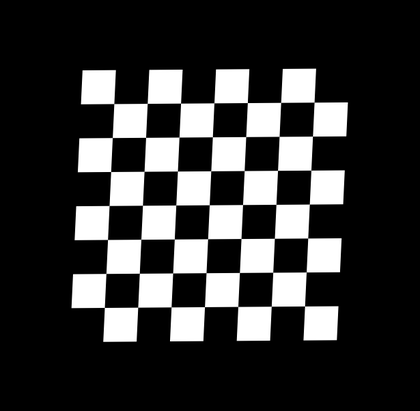
%> input picture img/1.png, 420 x 411 px, shrunk from 615 x 602 before the run
$ octave task_2.m   (GNU Octave 9; MATLAB toolbox functions it lacks are replaced by stand-ins)
%> lines starting %> are read from the running program, lines starting %| are printed output that depends on the picture; in (x1, y1, x2, y2) boxes, pixels count from 0 and x2, y2 are one past the last pixel; in counts of white or black regions, pixels touching at a corner belong together; the program's own positions count from 1
### chess_boundaries/get_left_line_koeffs.m
function[line_koeffs] = get_left_line_koeffs(img)

[m,n] = size(img);

xPoint = 0;
yPoint = 0;

%Наклон линии слева
for j = 1:n
    idxs = find(img(:, j) > 0);
    if(isempty(idxs))
        continue;
    end
    xPoint = idxs(1);
    yPoint = j;
    break;
end

if(xPoint < m/2)
    xDirection = 1;
else
    xDirection = -1;
end

edge_points_x = [];
edge_points_y = [];

num_white_squares = 4;
num_processed_squares = 0;

while(xPoint > 1 && xPoint < m && yPoint > 1 && yPoint < n )
    edge_points_x = [edge_points_x xPoint];
    edge_points_y = [edge_points_y yPoint];

    xPoint = xPoint + xDirection;

    if(img(xPoint, yPoint) > 0)

    elseif(img(xPoint, yPoint + 1) > 0)
        yPoint = yPoint + 1;
    else
        num_processed_squares  = num_processed_squares + 1;
        if(num_processed_squares == num_white_squares)
            break;
        end
        if(xDirection == 1)
            sampling = xPoint:m;
        else
            sampling = 1:xPoint;
        end

        while(true)
            yPoint = yPoint + 1;
            if(yPoint > n)
                break;
            end
            idxs = find(img(sampling, yPoint) > 0);
            if(isempty(idxs))
                continue;
            end
            if(xDirection == 1)
                xPoint = sampling(min(idxs));
            else
                xPoint = sampling(max(idxs));
            end
            break;
        end
    end
end

x_full = [edge_points_x; ones(1, length(edge_points_x))];
line_koeffs = inv(x_full * x_full') * x_full * edge_points_y';

### chess_boundaries/get_right_line_koeffs.m
function[line_koeffs] = get_right_line_koeffs(img)

[m,n] = size(img);

xPoint = 0;
yPoint = 0;

%Наклон линии справа
for j = n:-1:1
    idxs = find(img(:, j) > 0);
    if(isempty(idxs))
        continue;
    end
    xPoint = idxs(1);
    yPoint = j;
    break;
end

if(xPoint < m/2)
    xDirection = 1;
else
    xDirection = -1;
end

edge_points_x = [];
edge_points_y = [];

num_white_squares = 4;
num_processed_squares = 0;

while(xPoint > 1 && xPoint < m && yPoint > 1 && yPoint < n )
    edge_points_x = [edge_points_x xPoint];
    edge_points_y = [edge_points_y yPoint];

    xPoint = xPoint + xDirection;

    if(img(xPoint, yPoint) > 0)

    elseif(img(xPoint, yPoint - 1) > 0)
        yPoint = yPoint - 1;
    else
        num_processed_squares  = num_processed_squares + 1;
        if(num_processed_squares == num_white_squares)
            break;
        end
        if(xDirection == 1)
            sampling = xPoint:m;
        else
            sampling = 1:xPoint;
        end

        while(true)
            yPoint = yPoint - 1;
            if(yPoint < 1)
                break;
            end
            idxs = find(img(sampling, yPoint) > 0);
            if(isempty(idxs))
                continue;
            end
            if(xDirection == 1)
                xPoint = sampling(min(idxs));
            else
                xPoint = sampling(max(idxs));
            end
            break;
        end
    end
end

x_full = [edge_points_x; ones(1, length(edge_points_x))];
line_koeffs = inv(x_full * x_full') * x_full * edge_points_y';

### chess_boundaries/get_up_line_koeffs.m
function[line_koeffs] = get_up_line_koeffs(img)

[m,n] = size(img);

xPoint = 0;
yPoint = 0;

%Наклон линии слева
for i = 1:m
    idxs = find(img(i, :) > 0);
    if(isempty(idxs))
        continue;
    end
    xPoint = i;
    yPoint = idxs(1);
    break;
end

if(yPoint < n/2)
    yDirection = 1;
else
    yDirection = -1;
end

edge_points_x = [];
edge_points_y = [];

num_white_squares = 4;
num_processed_squares = 0;

while(yPoint > 1 && yPoint < n && xPoint > 1 && xPoint < m)
    edge_points_x = [edge_points_x xPoint];
    edge_points_y = [edge_points_y yPoint];

    yPoint = yPoint + yDirection;

    if(img(xPoint, yPoint) > 0)

    elseif(img(xPoint + 1, yPoint) > 0)
        xPoint = xPoint + 1;
    else
        num_processed_squares  = num_processed_squares + 1;
        if(num_processed_squares == num_white_squares)
            break;
        end
        if(yDirection == 1)
            sampling = yPoint:n;
        else
            sampling = 1:yPoint;
        end

        while(true)
            xPoint = xPoint + 1;
            if(xPoint > m)
                break;
            end
            idxs = find(img(xPoint, sampling) > 0);
            if(isempty(idxs))
                continue;
            end
            if(yDirection == 1)
                yPoint = sampling(min(idxs));
            else
                yPoint = sampling(max(idxs));
            end
            break;
        end
    end
end

x_full = [edge_points_x; ones(1, length(edge_points_x))];
line_koeffs = inv(x_full * x_full') * x_full * edge_points_y';

### chess_boundaries/get_down_line_koeffs.m
function[line_koeffs] = get_down_line_koeffs(img)

[m,n] = size(img);

xPoint = 0;
yPoint = 0;

%Наклон линии слева
for i = m:-1:1
    idxs = find(img(i, :) > 0);
    if(isempty(idxs))
        continue;
    end
    xPoint = i;
    yPoint = idxs(1);
    break;
end

if(yPoint < n/2)
    yDirection = 1;
else
    yDirection = -1;
end

edge_points_x = [];
edge_points_y = [];

num_white_squares = 4;
num_processed_squares = 0;

while(yPoint > 1 && yPoint < n && xPoint > 1 && xPoint < m)
    edge_points_x = [edge_points_x xPoint];
    edge_points_y = [edge_points_y yPoint];

    yPoint = yPoint + yDirection;

    if(img(xPoint, yPoint) > 0)

    elseif(img(xPoint - 1, yPoint) > 0)
        xPoint = xPoint - 1;
    else
        num_processed_squares  = num_processed_squares + 1;
        if(num_processed_squares == num_white_squares)
            break;
        end
        if(yDirection == 1)
            sampling = yPoint:n;
        else
            sampling = 1:yPoint;
        end

        while(true)
            xPoint = xPoint - 1;
            if(xPoint < 1)
                break;
            end
            idxs = find(img(xPoint, sampling) > 0);
            if(isempty(idxs))
                continue;
            end
            if(yDirection == 1)
                yPoint = sampling(min(idxs));
            else
                yPoint = sampling(max(idxs));
            end
            break;
        end
    end
end

x_full = [edge_points_x; ones(1, length(edge_points_x))];
line_koeffs = inv(x_full * x_full') * x_full * edge_points_y';

### chess_boundaries/find_line_intersection.m
function[point] = find_line_intersection(line1, line2)
    a1 = line1(1);
    b1 = line1(2);

    a2 = line2(1);
    b2 = line2(2);

    point = zeros(1, 2);
    point(1) = (b2 - b1) / (a1 - a2);
    point(2) = point(1) * a1 + b1;

    point(1) = floor(point(1) + 0.5);
    point(2) = floor(point(2) + 0.5);
end

### chess_boundaries/task_2.m
img = imread('1.png');
%> img is the input picture: size 411x420 uint8; min 0, max 255, mean 53.6

%Вычисляем коэффициенты прямой через левый, правый, нижний и верхний край
left_line_koeffs = get_left_line_koeffs(img);
%> the loop in get_left_line_koeffs, `while(xPoint > 1 && xPoint < m && yPoint > 1 && yPoint < n )` made 21 passes
%> after the loop in get_left_line_koeffs, `while(xPoint > 1 && xPoint < m && yPoint > 1 && yPoint < n )`: edge_points_x = 21 values, max 292 at index 1, min 243 at index 21, mean 280.6; edge_points_y = 21 values from 70 to 76; idxs = 49 values from 161 to 243; sampling = 271 values from 1 to 271; yPoint = 76
%> in get_left_line_koeffs, `line_koeffs = inv(x_full * x_full') * x_full * edge_points_y';`: line_koeffs = [-0.122; 105.9]
%> left_line_koeffs = [-0.122; 105.9]
right_line_koeffs = get_right_line_koeffs(img);
%> the loop in get_right_line_koeffs, `while(xPoint > 1 && xPoint < m && yPoint > 1 && yPoint < n )` made 43 passes
%> after the loop in get_right_line_koeffs, `while(xPoint > 1 && xPoint < m && yPoint > 1 && yPoint < n )`: edge_points_x = 43 values from 103 to 205; edge_points_y = 43 values, max 351 at index 1, min 346 at index 32, mean 348.7; idxs = [55; 56; 57; 58; 59; 60; 61; 62; 63; 64; 65; 66]; sampling = 272 values from 140 to 411; yPoint = 346
%> in get_right_line_koeffs, `line_koeffs = inv(x_full * x_full') * x_full * edge_points_y';`: line_koeffs = [-0.0484; 355.6]
%> right_line_koeffs = [-0.0484; 355.6]
up_line_koeffs = get_up_line_koeffs(img);
%> the loop in get_up_line_koeffs, `while(yPoint > 1 && yPoint < n && xPoint > 1 && xPoint < m)` made 28 passes
%> (edge_points_x, edge_points_y) on passes 2 to 8: ([67 68], [237 221]), ([67 68 68], [237 221 220]), ([67 68 68 68], [237 221 220 219]), ([67 68 68 68 68], [237 221 220 219 218]), ([67 68 68 68 68 68], [237 221 220 219 218 217]), ([67 68 68 68 68 68 69], [237 221 220 219 218 217 103]), ([67 68 68 68 68 68 69 69], [237 221 220 219 218 217 103 102])
%> after the loop in get_up_line_koeffs, `while(yPoint > 1 && yPoint < n && xPoint > 1 && xPoint < m)`: edge_points_x = 28 values from 67 to 71; edge_points_y = 28 values, max 237 at index 1, min 81 at index 28, mean 120.2; idxs = 81; sampling = 82 values from 1 to 82; xPoint = 71
%> in get_up_line_koeffs, `line_koeffs = inv(x_full * x_full') * x_full * edge_points_y';`: line_koeffs = [-66.57; 4701.4]
%> up_line_koeffs = [-66.57; 4701.4]
down_line_koeffs = get_down_line_koeffs(img);
%> the loop in get_down_line_koeffs, `while(yPoint > 1 && yPoint < n && xPoint > 1 && xPoint < m)` made 36 passes
%> after the loop in get_down_line_koeffs, `while(yPoint > 1 && yPoint < n && xPoint > 1 && xPoint < m)`: edge_points_x = 36 values, max 345 at index 1, min 341 at index 36, mean 343.9; edge_points_y = 36 values from 105 to 273; idxs = 37 values from 2 to 67; sampling = 149 values from 272 to 420; xPoint = 341
%> in get_down_line_koeffs, `line_koeffs = inv(x_full * x_full') * x_full * edge_points_y';`: line_koeffs = [-65.74; 22797.3]
%> down_line_koeffs = [-65.74; 22797.3]

% находим точки параллелограмма как пересечение прямых
left_bottom_point = find_line_intersection(left_line_koeffs, down_line_koeffs);
%> in find_line_intersection, `a1 = line1(1);`: a1 = -0.122
%> in find_line_intersection, `b1 = line1(2);`: b1 = 105.9
%> in find_line_intersection, `a2 = line2(1);`: a2 = -65.74
%> in find_line_intersection, `b2 = line2(2);`: b2 = 22797.3
%> left_bottom_point = [346 64]
left_up_point = find_line_intersection(left_line_koeffs, up_line_koeffs);
%> left_up_point = [69 97]
right_bottom_point = find_line_intersection(right_line_koeffs, down_line_koeffs);
%> right_bottom_point = [342 339]
right_up_point = find_line_intersection(right_line_koeffs, up_line_koeffs);
%> right_up_point = [65 352]

sprintf('Вершины параллелограмма: [%d %d] [%d %d] [%d %d] [%d %d]', left_bottom_point(1), left_bottom_point(2), left_up_point(1), left_up_point(2), right_up_point(1), right_up_point(2), right_bottom_point(1), right_bottom_point(2))
%> ans = 'Вершины параллелограмма: [346 64] [69 97] [65 352] [342 339]'

% Отрисывоваем параллелограмм
img = cat(3, img, img, img);
%> img: size 411x420x3 uint8

for j = left_bottom_point(2):right_bottom_point(2)
    x_bottom = floor((j - down_line_koeffs(2)) / down_line_koeffs(1) + 0.5);

    img(x_bottom + 1, j, :) = [255, 0, 0];
    img(x_bottom + 2, j, :) = [255, 0, 0];
end
%> this loop made 276 passes
%> x_bottom on passes 1 to 3: 346, 346, 346
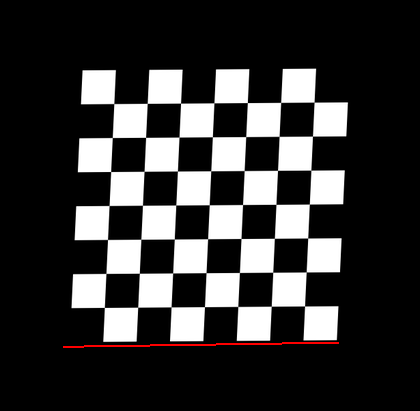
%> img: size 411x420x3 uint8; mean R, G, B 54.4, 53.6, 53.6

for j = left_up_point(2):right_up_point(2)
    x_up = floor((j - up_line_koeffs(2)) / up_line_koeffs(1) + 0.5);

    img(x_up - 1, j, :) = [255, 0, 0];
    img(x_up - 2, j, :) = [255, 0, 0];
end
%> this loop made 256 passes
%> x_up on passes 1 to 3: 69, 69, 69
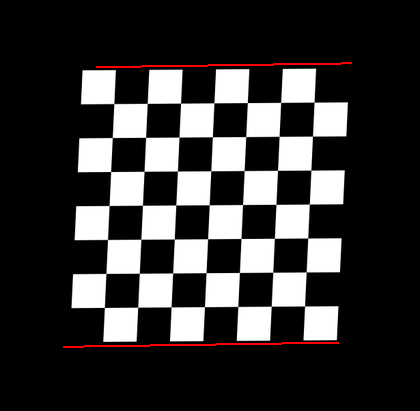
%> img: size 411x420x3 uint8; 0.3% of pixels changed, all inside (x1, y1, x2, y2) = (96, 62, 352, 68)

for i = left_up_point(1):left_bottom_point(1)
    y_left = floor(left_line_koeffs(1) * i + left_line_koeffs(2) + 0.5);

    img(i, y_left - 1, :) = [255, 0, 0];
    img(i, y_left - 2, :) = [255, 0, 0];
end
%> this loop made 278 passes
%> y_left on passes 1 to 3: 97, 97, 97
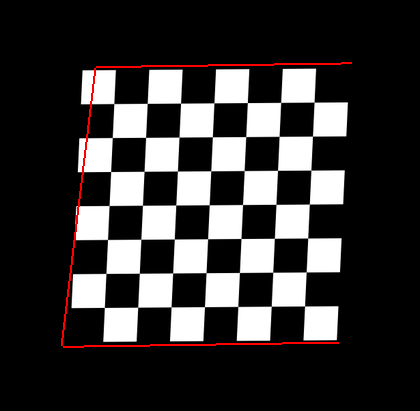
%> img: size 411x420x3 uint8; 0.32% of pixels changed, all inside (x1, y1, x2, y2) = (61, 68, 96, 346)

for i = right_up_point(1):right_bottom_point(1)
    y_right = floor(right_line_koeffs(1) * i + right_line_koeffs(2) + 0.5);

    img(i, y_right + 1, :) = [255, 0, 0];
    img(i, y_right + 2, :) = [255, 0, 0];
end
%> this loop made 278 passes
%> y_right on passes 1 to 3: 352, 352, 352
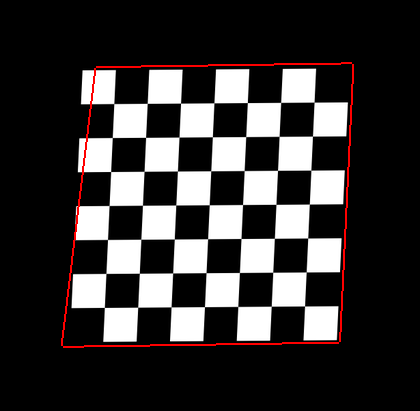
%> img: size 411x420x3 uint8; 0.32% of pixels changed, all inside (x1, y1, x2, y2) = (339, 64, 354, 342)

hold on;
imshow(img);
